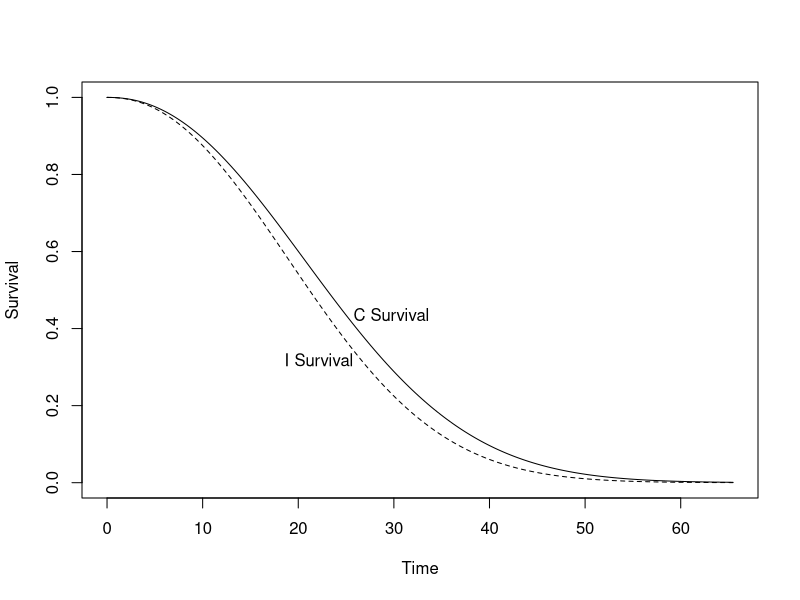
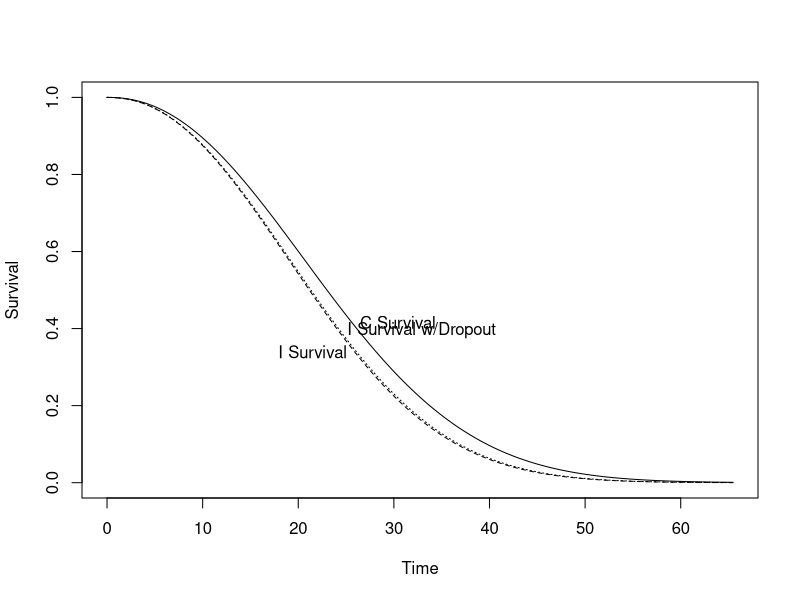

These figures' R source, in order: (Note: this script raises an error after producing the figures.)
## harrells survival functions

s1<-.7
s2<-.5
t1<-17
t2<-23
hr<-1.2


N1<-700
N2<-700
sim <-300
drop <- .1
start <- 36
fini <- 60

library(Hmisc)
Weib.p <- Weibull2(c(t1,t2),c(s1,s2))

ff <- Quantile2(Weib.p,hratio=function(x) hr,  mplot=200)
plot(ff )


rcontrol      <- function(n) ff(n, what='control')
rintervention <- function(n) ff(n, what='intervention')
# 
# Here, let us accrue patients over three years, and
# follow them for an additional seven years. 
# 
# For now we shall assume that the accrual
# will follow a uniform distribution. This leads to the censoring distribution being
# uniform, with a minimum of five years (for a patient entering at the end of the
#                                        accrual period) and a maximum of eight years (for a patient entering at the start of
#                                                                                      the trial). 
 

rcens <- function(n) runif(n, start, fini)#


ff.dropout <- Quantile2(Weib.p,hratio=function(x) hr,
                        dropout=function(x) drop)

plot(ff.dropout)

 rcontrol <-      function(n) ff.dropout(n, what='control')
 rintervention <- function(n) ff.dropout(n, what='intervention')

 x<-spower(rcontrol, rintervention, rcens, 
           nc=N1, 
           ni=N2,
           test=logrank, nsim=sim, alpha=0.025, cox=TRUE)

x






#~~~~~~~~~~~~~~~~~~~~~~~~~~~~~~~~~~~~~~~~~~~~~~~~~~~~~~~~~~~~~~~~~~~~~~~~~~~~~~~~~~~~~~~~~~~~~~~~~~~~~~~~~#
##from spower, trying to get one data set

yc <- rcontrol(N1)
yi <- rintervention(N2)
cens <- rcens(N1+ N2)
group <- c(rep(1, N1), rep(2, N2))
y <- c(yc, yi)
maxfail <- 0
maxcens <- 0
maxfail <- max(maxfail, max(y))
maxcens <- max(maxcens, max(cens))
S <- cbind(pmin(y, cens), 1 * (y <= cens))
nexceed <- 0 + (logrank(S, group) > .025)
fit <- coxph.fit(as.matrix(group), S, strata = NULL, 
                 offset = NULL, init = NULL, control = coxph.control(iter.max = 10, 
                                                                     eps = 0.0001), method = "efron", 
                 rownames = NULL)

#~~~~~~~~~~~~~~~~~~~~~~~~~~~~~~~~~~~~~~~~~~~~~~~~~~~~~~~~~~~~~~~~~~~~~~~~~~~~~~~~~~~~~~~~~~~~~~~~~~~~~~~~~#


d <- cbind(S, group)
d <- data.frame(d)
names(d) <- c("dt","e", "trt")
dd <<- datadist(d)
options(datadist='dd')

fit <- cph(Surv(dt, e) ~ trt, data = d, x=TRUE, y=TRUE, surv=TRUE)


# survplot(fit, type="kaplan-meier", conf.int = TRUE, 
#          col.fill=c("firebrick1","cyan2"), grid=TRUE, what='survival')


f1 <- survfit(Surv(dt,e) ~ trt, data = d)
p1 <- ggsurvplot(f1, main = "Kaplan-Meier Curve",
                 
                 #  text = paste("Time: ", time),
                 
                 #palette = c("orange", "purple")
                 legend.title = "Trt."
                 # , xlab= paste0("Time" )
                 ,xlab=paste0("Time : HR=",round(exp(fit$coefficients),4))
                 # , xlab= paste0("Time: HR = ", formatz2(X),", 95%CI( ",formatz2(Y),", ",formatz2(Z)," )" )
                 #,#conf.int = TRUE,
                 # ggtheme = theme_bw() # Change ggplot2
                 #   ,text = paste0("wt: ", round(wt), "</br></br>qsec: ", round(qsec))
)

#~~~~~~~~~~~~~~~~~~~~~~~~~~~~~~~~~~~~~~~~~~~~~~~~~~~~~~~~~~~~~~~~~~~~~~~~~~~~~~~~~~~~~~~~~~~~~~~~~~~~~~~~~#
# see if we can get the weibull parameters for intervention !!

# i. with 2 times and 2 survival prob get WEibull parameters using Weibull2 function
# ii. use Quantile2 function and get curve also get a curve for intervention using hr input
# iii. pull out intervention curve data
# iv. pull out control curve data
# v. Get weibull parameters of intervention, by examining intervention curve and getting 2 times and 2 probs
# vi feed them intervention weibull parameters into weibull2 


hr=1.2
# these are the control time and p(survival)
s1<-.7
s2<-.5
t1<-17
t2<-23
 
hr=.5
t1<-27
t2<-43




Weib.p <- Weibull2(c(t1,t2),c(s1,s2))
Weib.p
ff <- Quantile2(Weib.p,hratio=function(x) hr ) # we get weibull parameters 
 

##pull out intervention survival probs
fff <-      attributes(ff)  #lets get the data
time <-     fff$plot.info$`I Survival`$Time
survival <- fff$plot.info$`I Survival`$Survival
#plot(survival~time, lty=1)   # interventions

#pull out control survival data
timec <-     fff$plot.info$`C Survival`$Time
survivalc <- fff$plot.info$`C Survival`$Survival

###~~~~~~~~~~~~~~~~~~~~~~~~# what time is survival ~.5 intevention

s50i <- which.min(abs(survival-s2)) # what index is time ~ .5
s70i <- which.min(abs(survival-s1))

Weib.i <- Weibull2(c(  time[s70i], time[s50i]),c(s1, s2))
Weib.i
ffi <-   Quantile2(Weib.i,hratio=function(x) 1)  # use hr of 1 here so no intervention effect



fff <-   attributes(ffi)  #lets get the data
timei <- fff$plot.info$`I Survival`$Time
survivali <- fff$plot.info$`I Survival`$Survival

par(mfrow=c(2,2))

plot(survivalc~timec,    type = "l", lty = 1 , main ="Control arm") # ok

time <-       fff$plot.info$`C Survival`$Time
survival   <- fff$plot.info$`C Survival`$Survival
plot(survival~time,    type = "l", lty = 2,  main ="intervention arm") 
#lines(survivali~timei, type = "l", lty = 1) 


plot(ff)
plot(ffi)
par(mfrow=c(1,1))

#~~~~~~~~~~~~~~~~~~~~~~~~~~~~~~~~~~~~~~~~~~~~~~~~~~~~~~~~~~~~~~~~~~~~~~~
# control
p <- lapply(Weib.p, unlist)
t1x <- (p$alpha)
t2x <- (p$gamma)

# intervention
i <- lapply(Weib.i, unlist)
t3x <- (i$alpha)
t4x <- (i$gamma)
 

A <- expression( paste("control ",      alpha) )
B <- expression( paste("control ",      gamma) )
C <- expression( paste("intervention ", alpha) )
D <- expression( paste("intervention ", gamma) )
 #dweibull(x, shape=gamma, scale = 1/alpha), from=0, to=40)
  

FF <- expression( paste("Note the Weibull parameterisation shape= ",      gamma," scale=1/ ",      alpha) ) 
#~~~~~~~~~~~~~~~~~~~~~~~~~~~~~~~~~~~~~~~~~~~~~~~~~~~~~~~~~~~~~~~~~~~~~~~~~,
plot(survivalc~timec,    type = "l", lty = 2,  ylab="Probability of survival",
     
     main =paste("Weibull, intervention HR =",hr) , col='blue', xlab= "Time",
     sub=FF)

    lines(survivali~timei, type = "l", lty = 1, col='red')  

# text(max(c(timec,timei))*(.90-.15), 0.96, c(round(t1x ,5)), cex = 1)
# text(max(c(timec,timei))*(.78-.15), 0.96, A,                cex = 1)
# 
# text(max(c(timec,timei))*(.90-.15), 0.90, c(round(t2x ,5)), cex = 1)
# text(max(c(timec,timei))*(.78-.15), 0.90, B,                cex = 1)
# 
# text(max(c(timec,timei))*(.90-.15), 0.84, c(round(t3x ,5)), cex = 1)
# text(max(c(timec,timei))*(.75-.15), 0.84, C,                cex = 1)
# 
# text(max(c(timec,timei))*(.90-.15), 0.78, c(round(t4x ,5)), cex = 1)
# text(max(c(timec,timei))*(.75-.15), 0.78, D,                cex = 1)


text(quantile(prob=.75,c(timec,timei)), 0.96, c(round(t1x ,5)), cex = 1)
text(quantile(prob=.65,c(timec,timei)), 0.96, A,                cex = 1)

text(quantile(prob=.75,c(timec,timei)), 0.90, c(round(t2x ,5)), cex = 1)
text(quantile(prob=.65,c(timec,timei)), 0.90, B,                cex = 1)

text(quantile(prob=.75,c(timec,timei)), 0.84, c(round(t3x ,5)), cex = 1)
text(quantile(prob=.65,c(timec,timei)), 0.84, C,                cex = 1)

text(quantile(prob=.75,c(timec,timei)), 0.78, c(round(t4x ,5)), cex = 1)
text(quantile(prob=.65,c(timec,timei)), 0.78, D,                 cex = 1)


s1i=survival[which.min(abs(time-t1))]
s2i=survivali[which.min(abs(timei-t2))]

text(quantile(prob=.75,c(timec,timei)), 0.66, c(round(t4x ,5)), cex = 1)
text(quantile(prob=.65,c(timec,timei)), 0.66, D,                 cex = 1)




#~~~~~~~~~~~~~~~~~~~~~~~~~~~~~~~~~~~~~~~~~~~~~~~~~~~~~~~~~~~~~~~~~~~~~~~
# add arrows to explain  
arrows(                                   
    t1,                                  # x start  
    s1 ,#                                # surv prob at t1 in control
    t1 ,                                 # x finish
    s1i ,  # surv prob at t1 in intervention     
  col="black", lty=1 )       

arrows(                                   
  t2,                                    # x start  
  s2 ,#                                  # surv prob at t2 in control
  t2 ,                                   # x finish
  s2i,  # surv prob at t2 in intervention     
  col="black", lty=1 )          

#~~~~~~~~~~~~~~~~~~~~~~~~~~~~~~~~~~~~~~~~~~~~~~~~~~~~~~~~~~~~~~~~~~~~~~~


 
